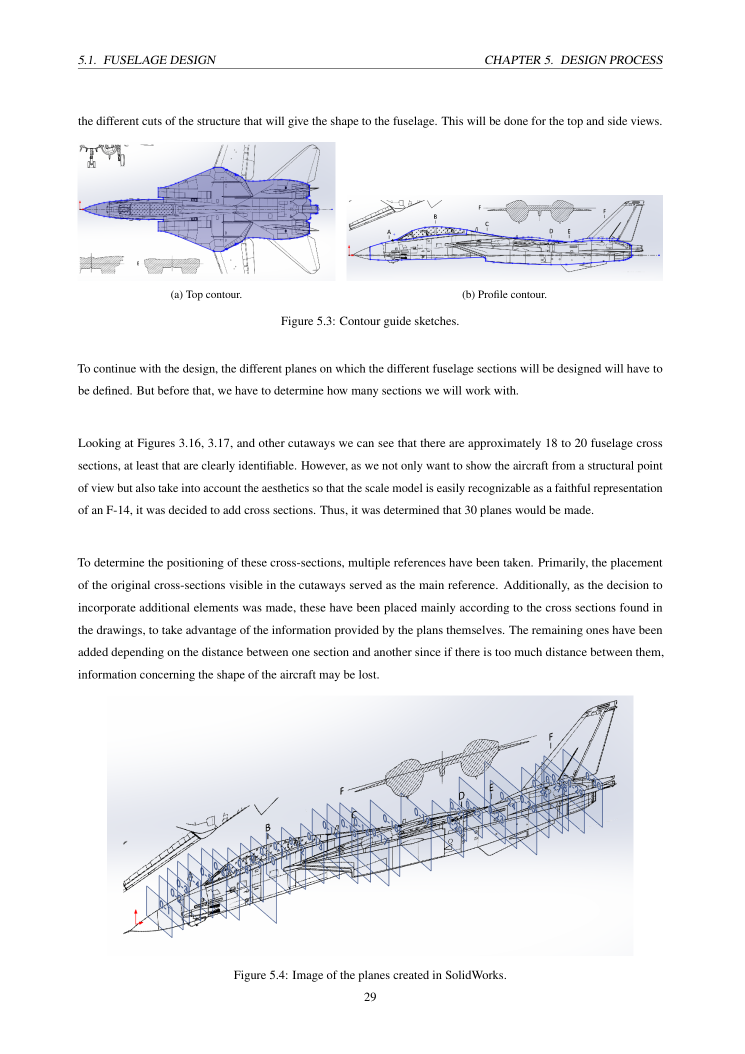
#> input picture references/UPC_pages/UPC_page_041.png, 1490 x 2107 px, found by its file name (shown at 1/2 size)
$ python extract_upc_30stations_scaled.py
#> lines starting #> are read from the running program, lines starting #| are printed output that depends on the picture; after the words box and inside, x2 and y2 are one past the last pixel; in counts of white or black regions, pixels touching at a corner belong together; long printed decimals are rounded
import cv2, numpy as np, os, json, math
img=cv2.imread(r'C:\Users\dezen\Desktop\135er-Spandau-Defeat\side-projects\F14_TOMCAT_RC\\references\\UPC_pages\\UPC_page_041.png')
#> img is the input picture: shape (2107, 1490, 3); mean B, G, R 243.4, 241.2, 240.7
b,g,r=cv2.split(img)
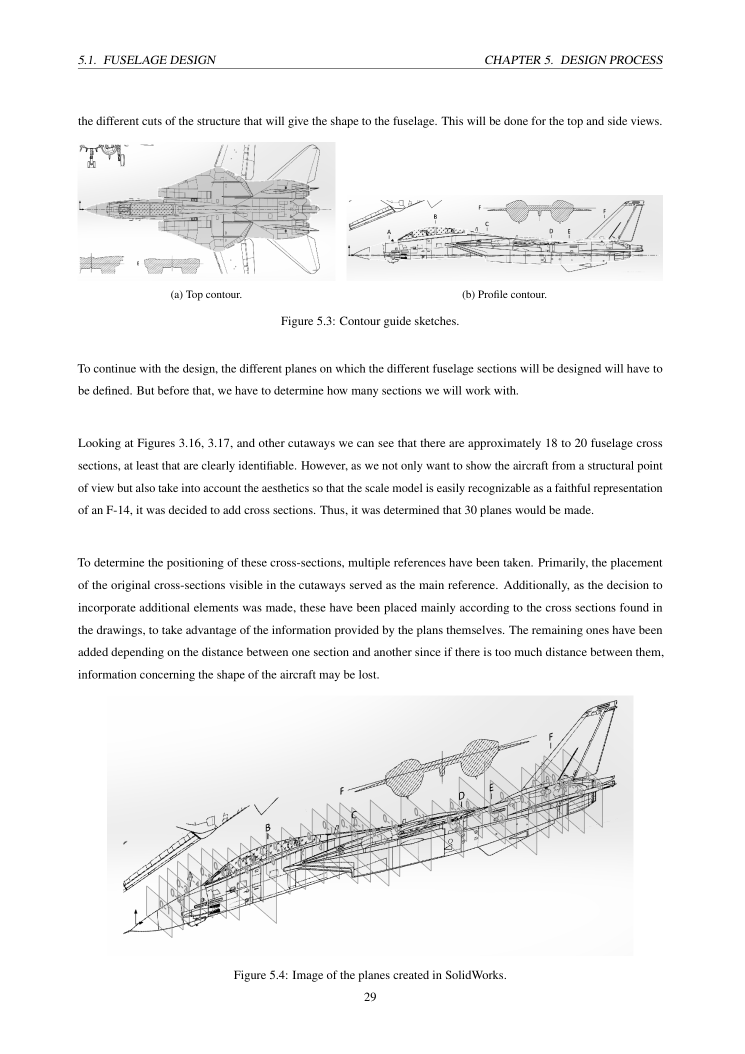
#> b: shape (2107, 1490) (shown at 1/2 size); min 0, max 255, mean 243.4
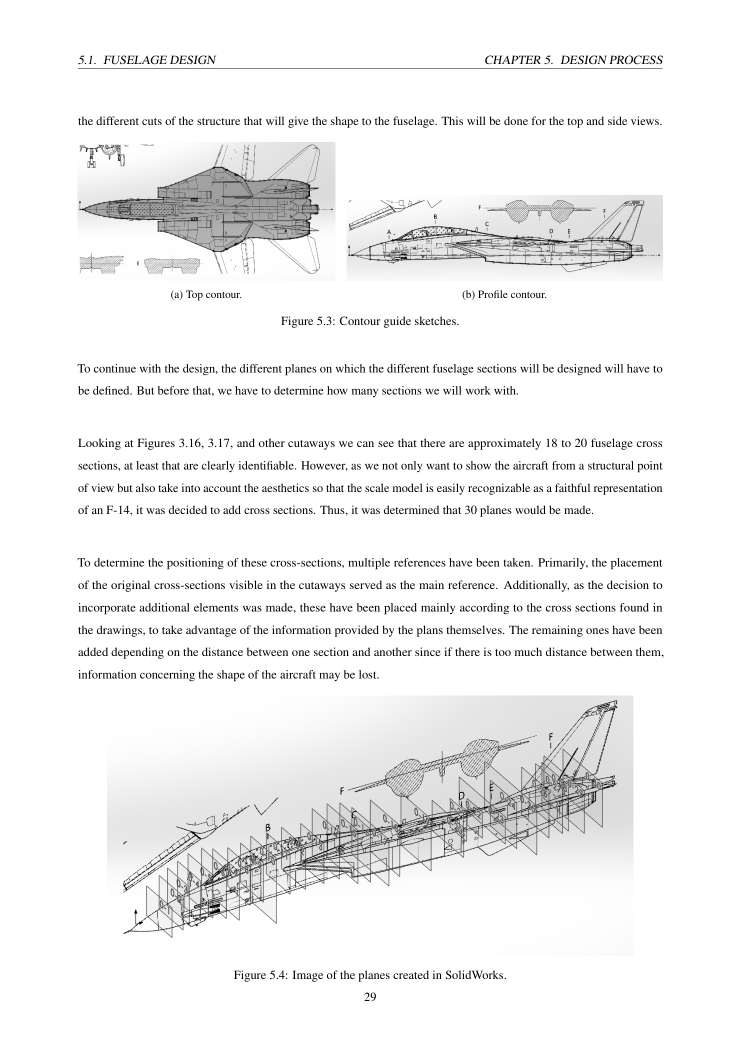
#> g: shape (2107, 1490) (shown at 1/2 size); min 0, max 255, mean 241.2
mask=((b>130)&(b>g*1.10)&(b>r*1.25)&(r<210)).astype(np.uint8)*255
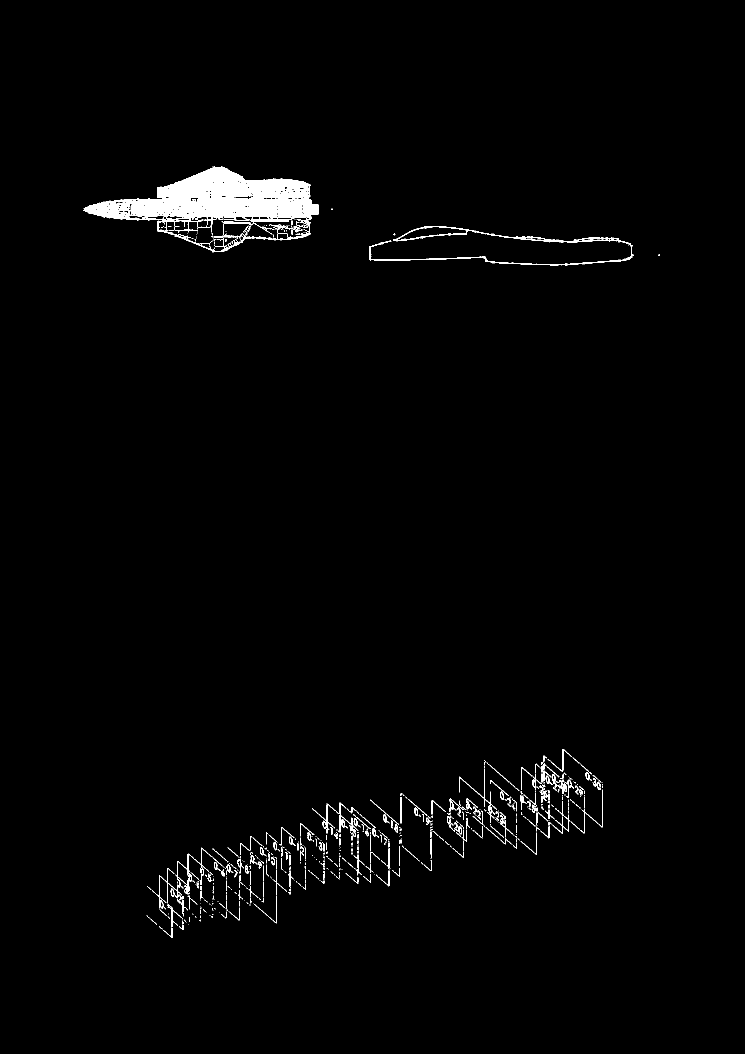
#> mask: shape (2107, 1490) (shown at 1/2 size); 1.6% white; 695 white regions (505 under 20 px), largest, box (x1, y1, x2, y2) and area: (166, 333, 638, 505) 29271, (738, 452, 1267, 531) 3406, (310, 1707, 384, 1833) 1071
n,labels,stats,cent=cv2.connectedComponentsWithStats(mask,8)
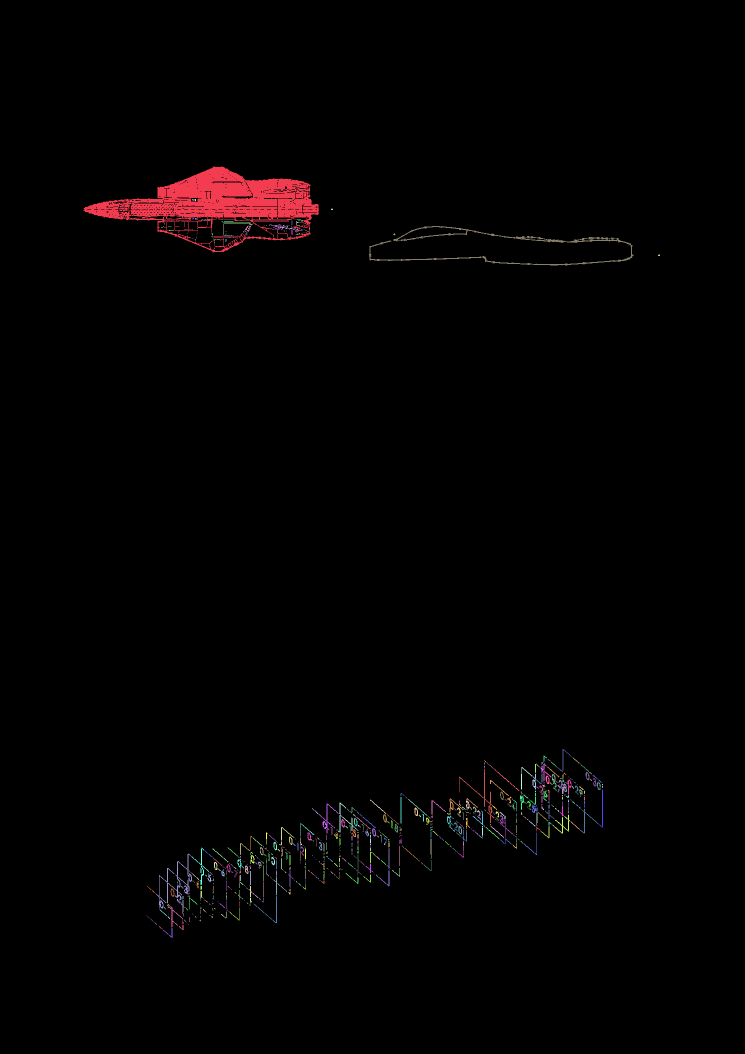
#> labels: shape (2107, 1490) int32 (shown at 1/2 size); 696 distinct labels, from 0 to 695; one colour per label, 0 black
#> n = 696; stats = 696 rows, first 6: [0, 0, 1490, 2107, 3090437], [166, 333, 472, 172, 29271], [471, 395, 1, 1, 1], [384, 398, 3, 4, 8], [389, 398, 3, 4, 11], [662, 417, 4, 3, 10]; cent = 696 pairs, first value 279 to 1317.6, second value 395 to 1865.9
comps=sorted([(stats[i,cv2.CC_STAT_AREA],i) for i in range(1,n)], reverse=True)
#> comps = 695 pairs, first value 1 to 29271, second value 1 to 695
top=(labels==comps[0][1]).astype(np.uint8)
#> top: shape (2107, 1490); values 0 (black) and 1 (white), 0.93% white; 1 white region, box (x1, y1, x2, y2) and area: (166, 333, 638, 505) 29271
side=(labels==comps[1][1]).astype(np.uint8)
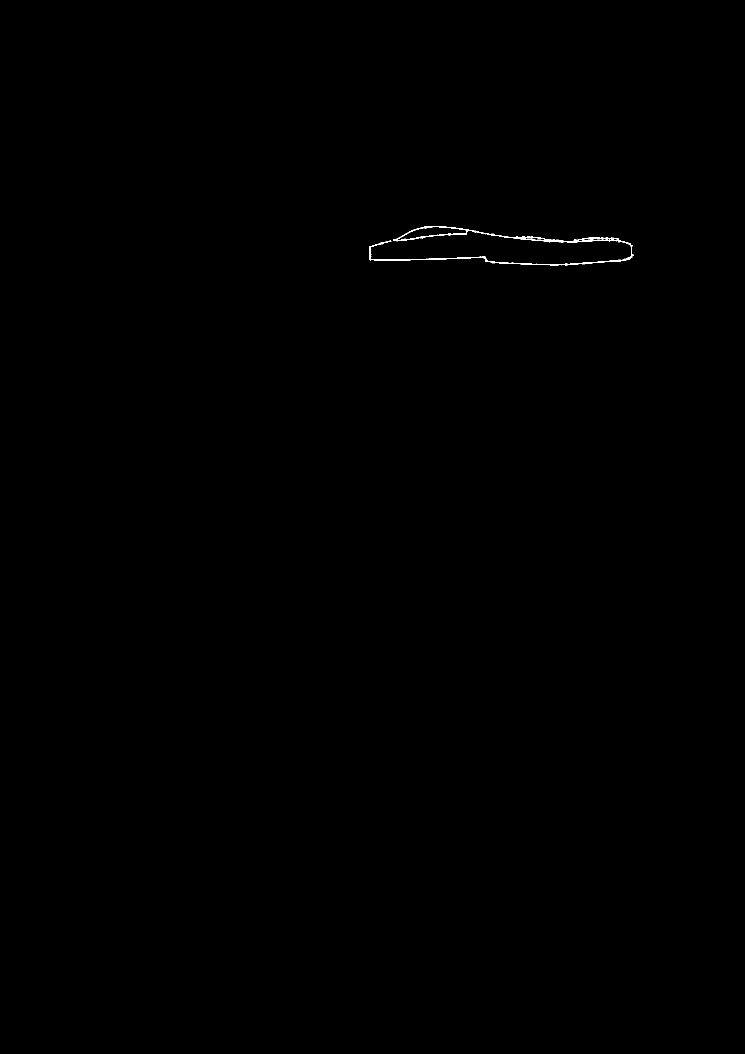
#> side: shape (2107, 1490) (shown at 1/2 size); values 0 (black) and 1 (white), 0.11% white in thin lines or dots, all inside (x1, y1, x2, y2) = (738, 452, 1267, 531)

def bbox(m):
 ys,xs=np.where(m>0); return xs.min(),ys.min(),xs.max(),ys.max()
tx0,ty0,tx1,ty1=bbox(top); sx0,sy0,sx1,sy1=bbox(side)
#> after `tx0, ty0, tx1, ty1 = bbox(top)`: tx0 = 166; ty0 = 333; tx1 = 637; ty1 = 504
#> after `sx0, sy0, sx1, sy1 = bbox(side)`: sx0 = 738; sy0 = 452; sx1 = 1266; sy1 = 530
L=900.0*(1591.67/1629.17)  # UPC scale ratio applied to our 900 mm span
top_mm_per_px=L/(tx1-tx0)
#> top_mm_per_px = 1.87
side_mm_per_px=L/(sx1-sx0)
#> side_mm_per_px = 1.67
top_cy=(ty0+ty1)/2.0
#> top_cy = 418.5

# nose vertical datum from first few side-contour columns
nose_ys=[]
for x in range(sx0,min(sx0+10,sx1+1)):
 nose_ys += np.where(side[:,x]>0)[0].tolist()
#> this loop made 10 passes
#> nose_ys on pass 1: [508, 509, 510, 512]
#> after the loop, nose_ys = 100 values, max 520 at index 60, min 490 at index 95, mean 506
side_datum=float(np.mean(nose_ys)) if nose_ys else (sy0+sy1)/2.0
#> side_datum = 506

def sample(m,x0,x1,f):
 x=int(round(x0+f*(x1-x0))); ys=[]
 for xx in range(max(0,x-2),min(m.shape[1],x+3)):
  ys += np.where(m[:,xx]>0)[0].tolist()
 if not ys:return None
 return min(ys),max(ys)

stations=[]
for i,f in enumerate(np.linspace(0.01,0.99,30)):
 te=sample(top,tx0,tx1,float(f)); se=sample(side,sx0,sx1,float(f))
 if te:
  tmin,tmax=te
  half=max(abs(tmin-top_cy),abs(tmax-top_cy))*top_mm_per_px
 else: half=0.5
 if se:
  smin,smax=se
  ztop=(side_datum-smin)*side_mm_per_px
  zbot=(side_datum-smax)*side_mm_per_px
 else: ztop=zbot=0
 stations.append({'index':i+1,'f':round(float(f),6),'x_mm':round(float(f*L),3),
                  'half_width_mm':round(float(half),3),'z_top_mm':round(float(ztop),3),'z_bottom_mm':round(float(zbot),3)})
#> this loop made 30 passes
#> (tmin, tmax, half, smin, smax, ztop, zbot) on passes 1 to 12: (414, 423, 8.4, 491, 520, 25.05, -23.25), (408, 429, 19.6, 484, 520, 36.7, -23.25), (405, 432, 25.2, 481, 521, 41.7, -24.91), (401, 436, 32.67, 474, 520, 53.36, -23.25), (400, 437, 34.54, 464, 520, 70.01, -23.25), (399, 439, 38.27, 457, 519, 81.67, -21.58), (398, 438, 38.27, 453, 519, 88.33, -21.58), (398, 439, 38.27, 452, 519, 89.99, -21.58), (397, 440, 40.14, 452, 518, 89.99, -19.92), (374, 463, 83.07, 454, 517, 86.66, -18.25), (372, 465, 86.81, 456, 516, 83.33, -16.59), (367, 469, 96.14, 460, 516, 76.67, -16.59)
#> after the loop, stations = 30 items
out=r'C:\Users\dezen\Desktop\135er-Spandau-Defeat\side-projects\F14_TOMCAT_RC\\analysis\\upc_fuselage_30stations_scaled.json'
with open(out,'w',encoding='utf-8') as fp: json.dump({'L_mm':L,'top_mm_per_px':top_mm_per_px,'side_mm_per_px':side_mm_per_px,'side_datum_px':side_datum,'stations':stations},fp,indent=2)
print('L',L,'top_scale',top_mm_per_px,'side_scale',side_mm_per_px,'datum',side_datum)
#| L 879.284 top_scale 1.867 side_scale 1.665 datum 506.04
for s in stations: print(s)
#> this loop made 30 passes
#| {'index': 1, 'f': 0.01, 'x_mm': 8.793, 'half_width_mm': 8.401, 'z_top_mm': 25.046, 'z_bottom_mm': -23.248}
#| {'index': 2, 'f': 0.04379, 'x_mm': 38.507, 'half_width_mm': 19.602, 'z_top_mm': 36.703, 'z_bottom_mm': -23.248}
#| {'index': 3, 'f': 0.07759, 'x_mm': 68.22, 'half_width_mm': 25.202, 'z_top_mm': 41.699, 'z_bottom_mm': -24.913}
#| {'index': 4, 'f': 0.1114, 'x_mm': 97.934, 'half_width_mm': 32.67, 'z_top_mm': 53.357, 'z_bottom_mm': -23.248}
#| {'index': 5, 'f': 0.1452, 'x_mm': 127.648, 'half_width_mm': 34.537, 'z_top_mm': 70.01, 'z_bottom_mm': -23.248}
#| {'index': 6, 'f': 0.179, 'x_mm': 157.362, 'half_width_mm': 38.27, 'z_top_mm': 81.667, 'z_bottom_mm': -21.582}
#| {'index': 7, 'f': 0.2128, 'x_mm': 187.075, 'half_width_mm': 38.27, 'z_top_mm': 88.328, 'z_bottom_mm': -21.582}
#| {'index': 8, 'f': 0.2466, 'x_mm': 216.789, 'half_width_mm': 38.27, 'z_top_mm': 89.993, 'z_bottom_mm': -21.582}
#> (further printed lines are left out)
